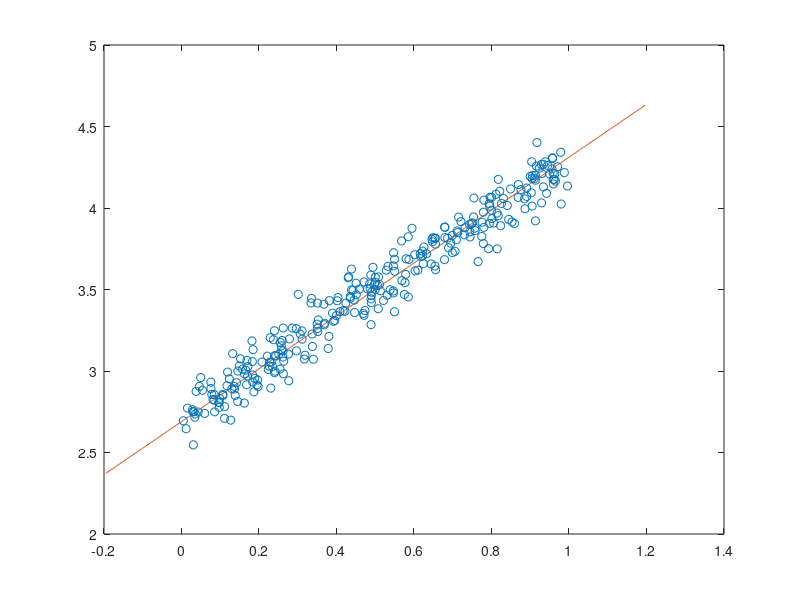
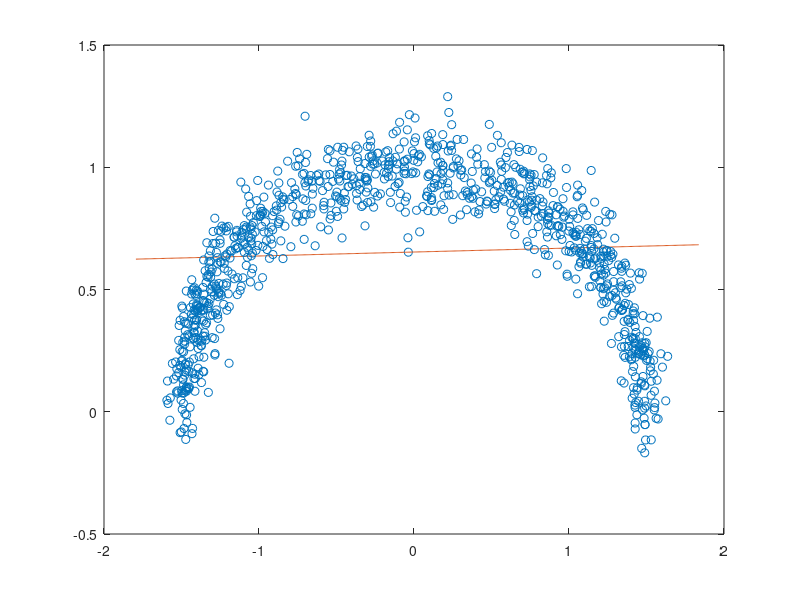

MATLAB code for these plots, in order:
load('points2D_Set1.mat') %Generates two column vectors x and y 
z = horzcat(x,y);
    n = size(z,1);
    a1 = ones(n)*z/n;
    x0 = a1(1,1); %Mean of dataset
    y0 = a1(1,2);
    a = z - a1;
    K = (a.')*a/n; %Covariance Matrix
    [U,S,V] = svd(K); %This command finds out the primary eigenvector of K
    d = U(:,1); %Primary eigenvector
    m = d(2)/d(1);
    l1 = linspace(min(x)-0.2,max(x)+0.2,500);
    l2 = m*(l1-x0) + y0;
    f1 = figure();
    plot(x0,y0,'o',l1,l2);
    hold on
    scatter(x,y,c = 'blue')
    hold off
    saveas(f1, "Set1_Scatter_Plot.png"); %This figure is the scatter plot of points along with their PCA estimate
load('points2D_Set2.mat')
z = horzcat(x,y);
    n = size(z,1);
    a1 = ones(n)*z/n;
    x0 = a1(1,1);
    y0 = a1(1,2);
    a = z - a1;
    K = (a.')*a/n;
    [U,S,V] = svd(K);
    d = U(:,1);
    m = d(2)/d(1);
    l1 = linspace(min(x)-0.2,max(x)+0.2,500);
    l2 = m*(l1-x0) + y0;
    f2  = figure();
    plot(x0,y0,'o',l1,l2)
    hold on
    scatter(x,y,c = 'blue')
    hold off
    saveas(f2, "Set2_Scatter_Plot.png");